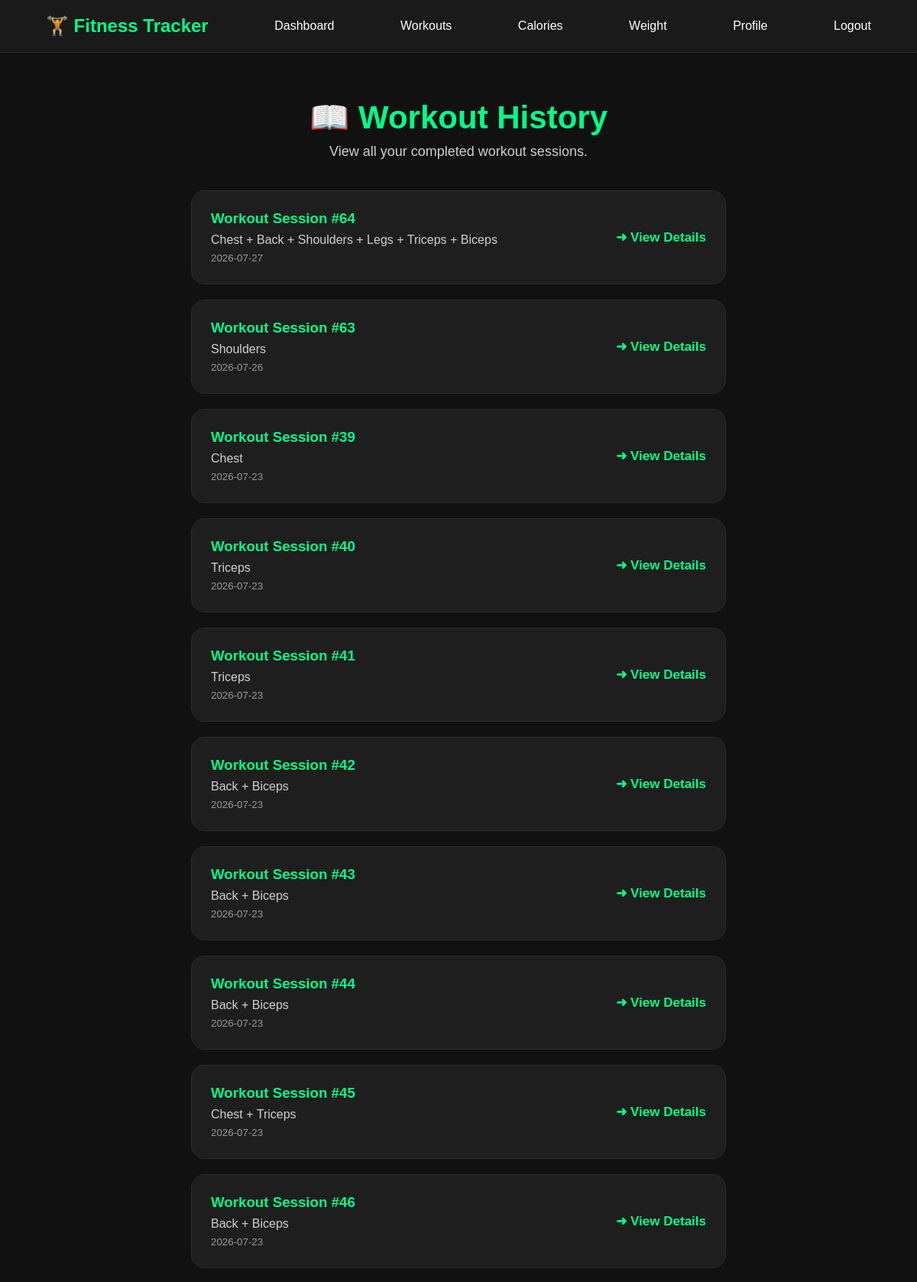
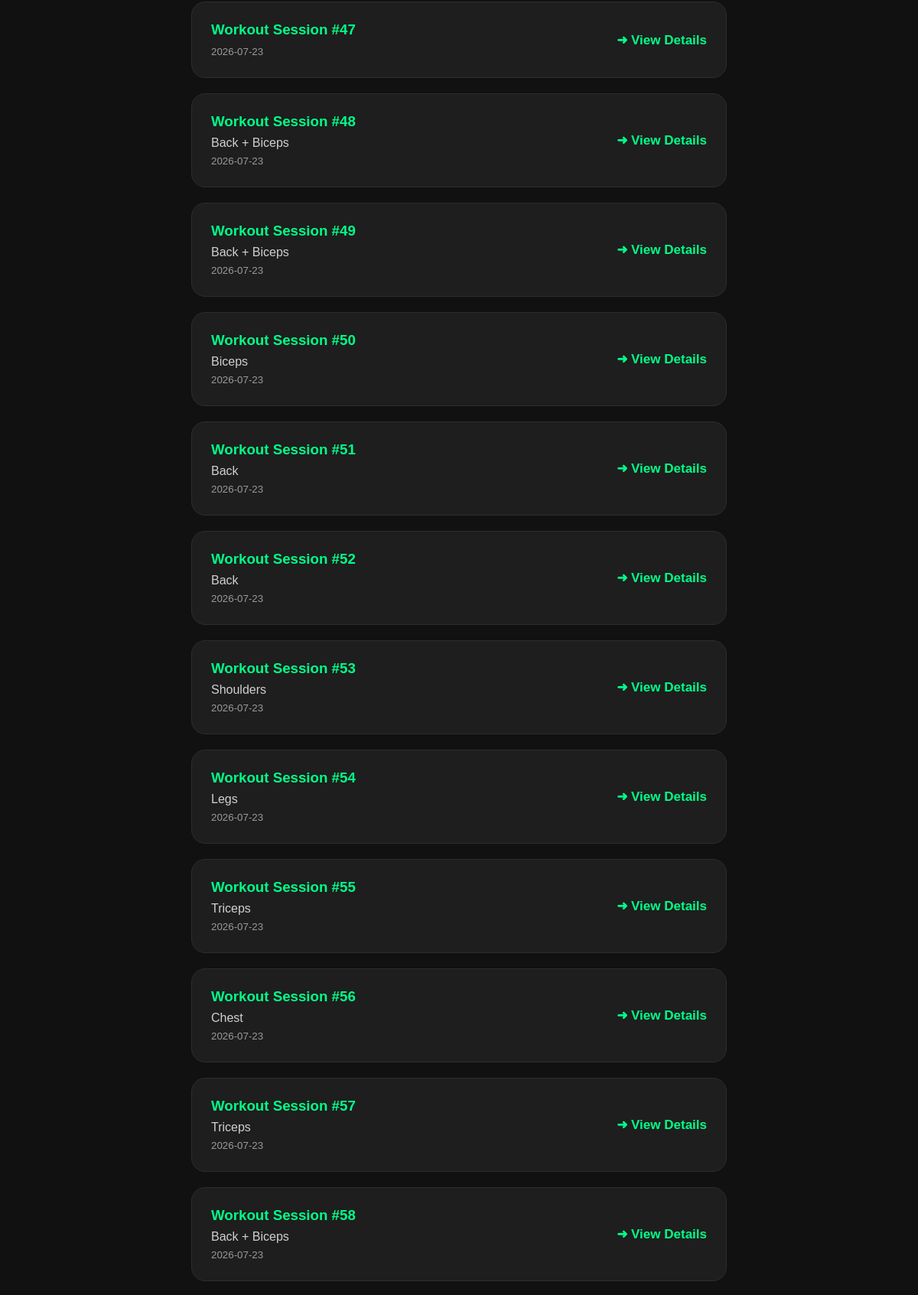
The page /workout_log (signed in, upper part) on the database its author committed (2 pictures, top to bottom).
### tables this page shows
CREATE TABLE workout_sessions (
    id INTEGER PRIMARY KEY AUTOINCREMENT,
    user_id INTEGER NOT NULL,
    session_name TEXT,
    workout_date TEXT NOT NULL,
    notes TEXT,
    FOREIGN KEY (user_id) REFERENCES users(id)
);

### app.py (the view)
@app.route("/workout_log")
def workout_log():
    if "user_id" not in session:
        return redirect(url_for("login"))
    conn = sqlite3.connect("fitness.db")
    cursor = conn.cursor()
    cursor.execute("""
        SELECT id, session_name, workout_date
        FROM workout_sessions
        WHERE user_id = ?
        ORDER BY workout_date DESC
    """, (session["user_id"],))
    sessions = cursor.fetchall()
    conn.close()
    return render_template(
        "workout_log.html",
        sessions=sessions
    )

### templates/workout_log.html
{% extends "base.html" %}
{% block content %}
<div class="container">
    <div class="heading">
        <h2>📖 Workout History</h2>
        <p>View all your completed workout sessions.</p>
    </div>
    {% if sessions %}
        {% for session in sessions %}
        <a class="workout-log-card"
           href="{{ url_for('workout_details', session_id=session[0]) }}">
            <div>
                <h3> Workout Session #{{ session[0] }}</h3>
                <p>{{ session[1] }}</p>
                <small>{{ session[2] }}</small>
            </div>
            <div class="view-btn">
                ➜ View Details
            </div>
        </a>
        {% endfor %}
    {% else %}
        <div class="profile-card">
            <h3>No Workouts Yet</h3>
            <p>Start your first workout to see your history here.</p>
        </div>
    {% endif %}
</div>
{% endblock %}

### static/css/style.css (style rules this page uses)
html { scroll-behavior:smooth; }
* { margin:0; padding:0; box-sizing:border-box; font-family:Arial, Helvetica, sans-serif; }
body { background:#111; color:white; }
.heading { text-align:center; margin-bottom:40px; }
.heading h2 { font-size:42px; color:#00ff88; margin-bottom:10px; }
.heading p { color:#cfcfcf; font-size:18px; }
.container { width:90%; max-width:700px; margin:60px auto; }
.workout-log-card { display:flex; justify-content:space-between; align-items:center; text-decoration:none; color:white; background:#1e1e1e; border:1px solid #2d2d2d; border-radius:18px; padding:25px; margin-bottom:20px; transition:.3s; }
.workout-log-card h3 { color:#00ff88; margin-bottom:8px; }
.workout-log-card p { color:#d0d0d0; margin-bottom:5px; }
.workout-log-card small { color:#9a9a9a; }
.view-btn { color:#00ff88; font-weight:bold; font-size:17px; }

### rows shown on the page
workout_sessions: id "64", session_name "Chest + Back + Shoulders + Legs + Triceps + Biceps", workout_date "2026-07-27"
workout_sessions: id "63", session_name "Shoulders", workout_date "2026-07-26"
workout_sessions: id "39", session_name "Chest", workout_date "2026-07-23"
workout_sessions: id "40", session_name "Triceps", workout_date "2026-07-23"
workout_sessions: id "41", session_name "Triceps", workout_date "2026-07-23"
workout_sessions: id "42", session_name "Back + Biceps", workout_date "2026-07-23"
workout_sessions: id "43", session_name "Back + Biceps", workout_date "2026-07-23"
workout_sessions: id "44", session_name "Back + Biceps", workout_date "2026-07-23"
workout_sessions: id "45", session_name "Chest + Triceps", workout_date "2026-07-23"
workout_sessions: id "46", session_name "Back + Biceps", workout_date "2026-07-23"
workout_sessions: id "47", workout_date "2026-07-23"
workout_sessions: id "48", session_name "Back + Biceps", workout_date "2026-07-23"
workout_sessions: id "49", session_name "Back + Biceps", workout_date "2026-07-23"
workout_sessions: id "50", session_name "Biceps", workout_date "2026-07-23"
workout_sessions: id "51", session_name "Back", workout_date "2026-07-23"
workout_sessions: id "52", session_name "Back", workout_date "2026-07-23"
workout_sessions: id "53", session_name "Shoulders", workout_date "2026-07-23"
workout_sessions: id "54", session_name "Legs", workout_date "2026-07-23"
workout_sessions: id "55", session_name "Triceps", workout_date "2026-07-23"
workout_sessions: id "56", session_name "Chest", workout_date "2026-07-23"
workout_sessions: id "57", session_name "Triceps", workout_date "2026-07-23"
workout_sessions: id "58", session_name "Back + Biceps", workout_date "2026-07-23"
